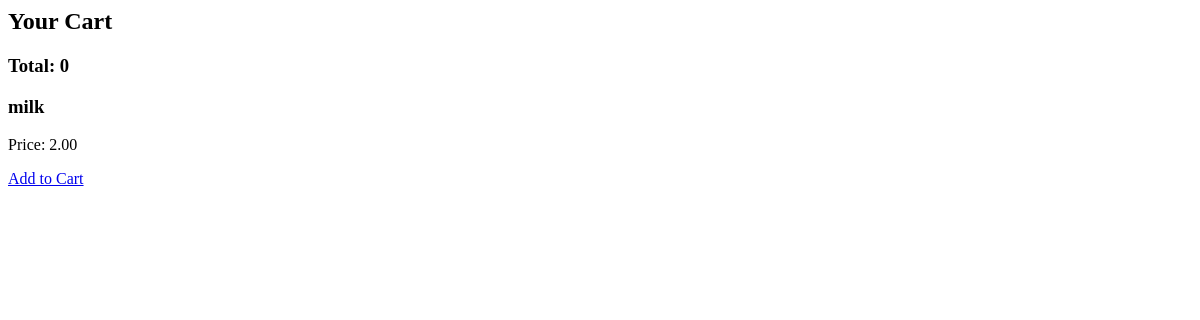
Page /cart/ on the earlier database version.
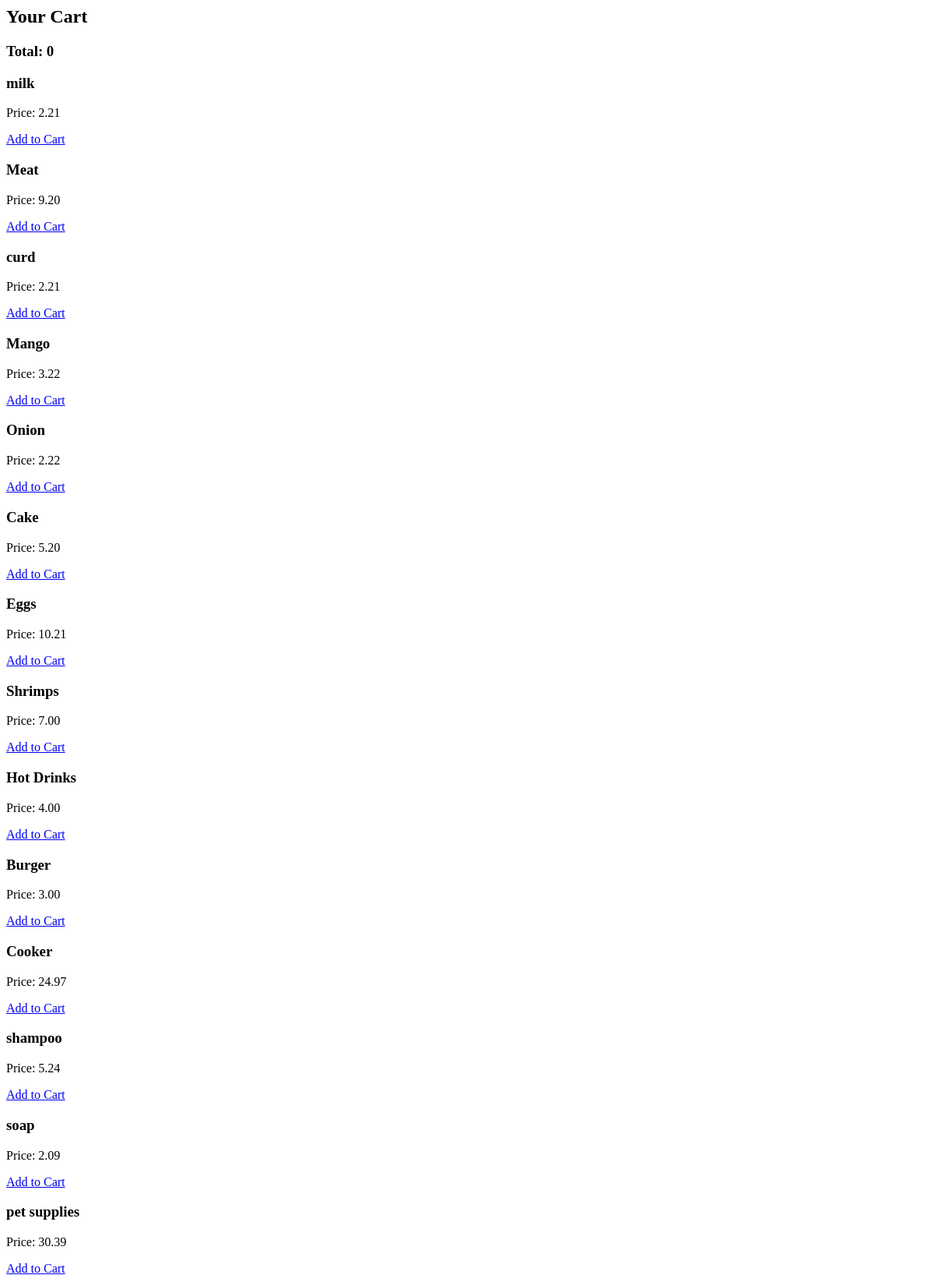
Same page on the later database version.
### nepmart/models.py (models this page shows, shortened)
class Product(models.Model):
    name = models.CharField(max_length=100)
    category = models.ForeignKey(
        Category,
        on_delete=models.SET_NULL,
        null=True,
        blank=True,
        related_name='products'
    )
    price = models.DecimalField(
        max_digits=10,
        decimal_places=2
    )
    description = models.TextField()
    brand = models.CharField(
        max_length=100,
        blank=True,
        null=True
    )
    stock = models.PositiveIntegerField(default=0)
    discount = models.DecimalField(
        max_digits=5,
        decimal_places=2,
        default=0
    )
    image_url = models.URLField(
        blank=True,
        null=True
    )
    created_at = models.DateTimeField(auto_now_add=True)
    updated_at = models.DateTimeField(auto_now=True)

### nepmart/views.py (the view, shortened to what this page needs)
# urls.py: path('cart/', views.cart_view, name = 'cart'),
def cart_view(request):
    cart = request.session.get('cart', {})
    items = []
    total = 0
    products = Product.objects.all()
    return render(request, 'product/cart.html', {
        'items': items,
        'total': total,
        'products': products
    })

### nepmart/templates/product/cart.html (shortened to what this page needs)
<h2>Your Cart</h2>
<h3>Total: {{total}}</h3>
{% for product in products %}
<h3>{{product.name}}</h3>
<p>Price: {{product.price }}</p>
<a href="{% url 'add_to_cart' product.id %}"> Add to Cart </a>
{% endfor %}

Differences in the rows shown:
changed Product "milk": price "2.00" → "2.21"
added Product: name "Meat", price "9.20"
added Product: name "curd", price "2.21"
added Product: name "Mango", price "3.22"
added Product: name "Onion", price "2.22"
added Product: name "Cake", price "5.20"
added Product: name "Eggs", price "10.21"
added Product: name "Shrimps", price "7.00"
added Product: name "Hot Drinks", price "4.00"
added Product: name "Burger", price "3.00"
added Product: name "Cooker", price "24.97"
added Product: name "shampoo", price "5.24"
added Product: name "soap", price "2.09"
added Product: name "pet supplies", price "30.39"
